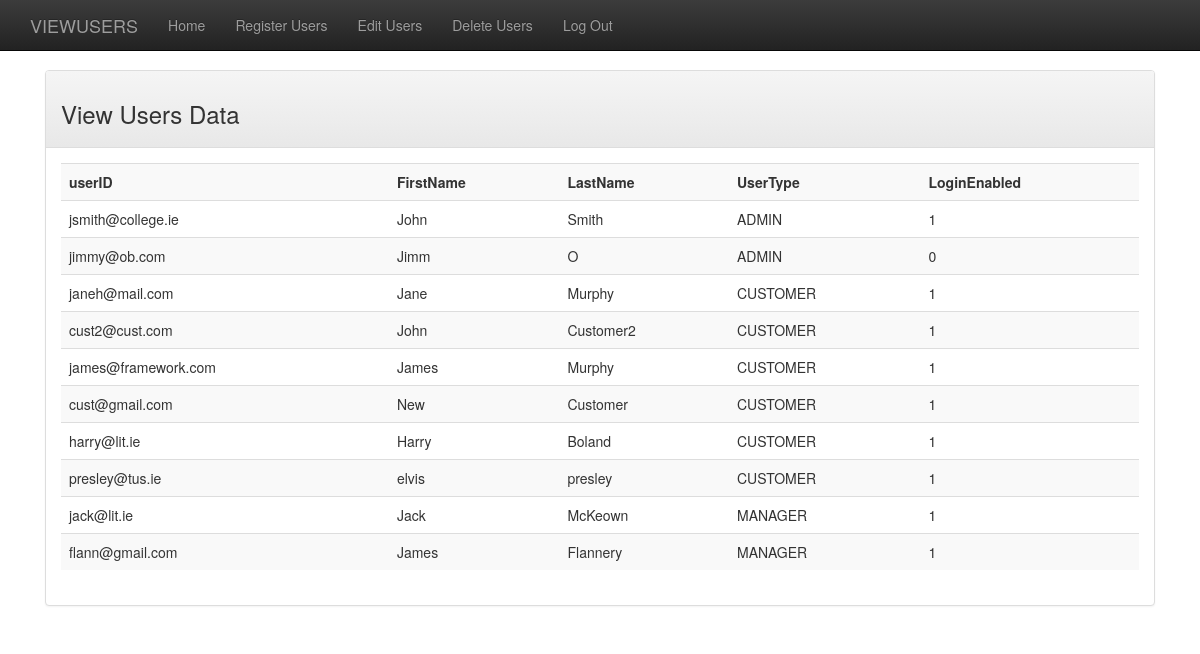
The app's page /index.php?pageID=viewUsers (signed in) with its own data.
### tables this page shows
CREATE TABLE `user` (
  `UserNr` int(11) NOT NULL AUTO_INCREMENT,
  `FirstName` varchar(45) NOT NULL,
  `LastName` varchar(45) NOT NULL,
  `PassWord` varchar(45) DEFAULT NULL,
  `email` varchar(45) NOT NULL,
  `mobile` varchar(45) DEFAULT NULL,
  `idcounty` int(11) NOT NULL,
  `userID` varchar(45) DEFAULT NULL,
  `userTypeNr` int(11) NOT NULL,
  `userEnabled` tinyint(4) DEFAULT 1,
  PRIMARY KEY (`UserNr`),
  UNIQUE KEY `email_UNIQUE` (`email`),
  UNIQUE KEY `userID_UNIQUE` (`userID`),
  KEY `fk_admin_county2_idx` (`idcounty`),
  KEY `fk_user_userType1_idx` (`userTypeNr`),
  CONSTRAINT `fk_admin_county2` FOREIGN KEY (`idcounty`) REFERENCES `county` (`idcounty`) ON DELETE NO ACTION ON UPDATE NO ACTION,
  CONSTRAINT `fk_user_userType1` FOREIGN KEY (`userTypeNr`) REFERENCES `usertype` (`userTypeNr`) ON DELETE NO ACTION ON UPDATE NO ACTION
);

CREATE TABLE `usertype` (
  `userTypeNr` int(11) NOT NULL,
  `userTypeDescr` varchar(45) NOT NULL DEFAULT 'UNKNOWN',
  PRIMARY KEY (`userTypeNr`)
);

### classlib/baseClasses/Controller.php (called while the page is built, shortened)
<?php
abstract class Controller implements ControllerInterface{
    public function run() {
        $this->updateView();
    }
    public function getUserInputs() {
        $this->getArray = filter_input_array(INPUT_GET) ;
    }
}

### classlib/baseClasses/PanelModel.php (called while the page is built, shortened)
<?php
abstract class PanelModel implements PanelModelInterface {
    function __construct($user,$db,$postArray,$pageTitle,$pageHead,$pageID) {
        $this->setPanelHead_1();
        $this->setPanelContent_1();
    }
}

### classlib/baseClasses/TableEntity.php (called while the page is built, shortened)
<?php
class TableEntity {
    function __construct ($databaseConnection,$tableName){
        $this->db=$databaseConnection;
    }
}

### classlib/entities/UserTable.php (called while the page is built, shortened)
<?php
class UserTable extends TableEntity {
     public function getAllRecords($userType=0){
        if($userType){
           $this->SQL = "SELECT userID,FirstName,LastName, ut.userTypeDescr AS UserType, userEnabled AS LoginEnabled FROM user u,usertype ut where u.userTypeNr=ut.userTypeNr and u.userTypeNr=$userType ORDER BY userTypeDescr";
        }
        else{
           $this->SQL = "SELECT userID,FirstName,LastName, ut.userTypeDescr AS UserType, userEnabled AS LoginEnabled FROM user u,usertype ut where u.userTypeNr=ut.userTypeNr ORDER BY userTypeDescr";
        }
        try {
                $rs=$this->db->query($this->SQL);
                if($rs->num_rows){
                    return $rs;
                }
                else{
                    return false;
                }
        } catch (mysqli_sql_exception $e) {
                $this->MySQLiErrorNr=$e->getCode();
                $this->MySQLiErrorMsg=$e->getMessage();
                return false;
            }
    }
}

### classlib/helperClasses/HelperHTML.php (the view, shortened to what this page needs)
<?php
Class HelperHTML {
    public static function generateTABLE($resultSet){
        $table='';
        if($resultSet){
        $i=0;
        $resultSet->data_seek(0);
        $table.= '<table class="table table-striped">';
        while ($row = $resultSet->fetch_assoc()) {
            while ($i===0)
            {   $table.=  '<tr>';
                foreach($row as $key=>$value){
                    $table.=  "<th>$key</th>";
                }
                $table.=  '</tr>';
                $i=1;
            }
            $table.=  '<tr>';
            foreach($row as $value){
                $table.=  "<td>$value</td>";
                }
            $table.=  '</tr>';
        }
        $table.=  '</table>';
        }
        else{
            $table='Sorry - there is no data available matching your query at this time';
        }
        return $table;
    }
}

### controllers/AdminController.php (shortened to what this page needs)
<?php
class AdminController extends Controller  {
    public function updateView() {
        if (isset($this->getArray['pageID'])) {
            switch ($this->getArray['pageID']) {
                case "viewUsers":
                    $contentModel = new AdminManageUsers($this->user,$this->db, $this->postArray ,$this->pageTitle, strtoupper($this->getArray['pageID']),$this->getArray['pageID']);
                    $navigationModel = new NavigationAdmin($this->user, $this->getArray['pageID']);
                    include_once 'views/view_navbar_1_panel.php';
                    break;
            }
        }
    }
}

### models/panelContent/AdminManageUsers.php (shortened to what this page needs)
<?php
class AdminManageUsers extends PanelModel{
    function __construct($user,$db,$postArray,$pageTitle,$pageHead,$pageID){
        parent::__construct($user,$db,$postArray,$pageTitle,$pageHead,$pageID);
    }
    public function setPanelHead_1(){
        switch ($this->pageID) {
            case "viewUsers":
                $this->panelHead_1='<h3>View Users Data</h3>';
                break;
            }
    }
    public function setPanelContent_1(){
        switch ($this->pageID) {
            case "viewUsers":
                $userTable=new UserTable($this->db);
                $rs=$userTable->getAllRecords();
                if ($rs){
                    $this->panelContent_1=HelperHTML::generateTABLE($rs);
                }
                else{
                    $this->panelContent_1="No users data available ";
                }
                break;
            }
    }
}

### models/navigationBarContent/NavigationAdmin.php (shortened to what this page needs)
<?php
class NavigationAdmin implements NavigationInterface {
        protected $loggedin;
        protected $pageID;
	function __construct($user,$pageID) {
            $this->loggedin=$user->getLoggedInState();
            $this->pageID=$pageID;
            $this->setmenuNav();
	}
        public function setmenuNav(){
            $this->menuNav='';
            if($this->loggedin){
                switch ($this->pageID) {
                    case "viewUsers":
                        $this->menuNav.='<li><a href="'.$_SERVER['PHP_SELF'].'?pageID=home">Home</a></li>';
                        $this->menuNav.='<li><a href="'.$_SERVER['PHP_SELF'].'?pageID=registerUsers">Register Users</a></li>';
                        $this->menuNav.='<li><a href="'.$_SERVER['PHP_SELF'].'?pageID=editUsers">Edit Users</a></li>';
                        $this->menuNav.='<li><a href="'.$_SERVER['PHP_SELF'].'?pageID=deleteUsers">Delete Users</a></li>';
                        $this->menuNav.='<li><a href="'.$_SERVER['PHP_SELF'].'?pageID=logout">Log Out</a></li>';
                        break;
                    }
            }
            else{
                header("Location:". $_SERVER['PHP_SELF']);
            }
        }
}

### views/view_navbar_1_panel.php (shortened to what this page needs)
<?php
extract($data);
?>
<!DOCTYPE html>
<html lang="en">
<head>
<link rel="stylesheet" href="https://maxcdn.bootstrapcdn.com/bootstrap/3.3.7/css/bootstrap.min.css"  >
<link rel="stylesheet" href="https://maxcdn.bootstrapcdn.com/bootstrap/3.3.7/css/bootstrap-theme.min.css" >
</head>
<?php	if(CHAT_ENABLED){echo '<body onload="doTimer()">';}else {echo '<body>';}?>
<div class="container">
<nav role="navigation" class="navbar navbar-inverse navbar-fixed-top">
    <div class="container">
        <div class="navbar-header">
            <a href="#" class="navbar-brand"><?php echo $pageHeading?></a>
        </div>
        <div id="navbarCollapse" class="collapse navbar-collapse">
            <ul class="nav navbar-nav">
                <?php echo $menuNav; ?>
            </ul>
        </div>
    </div>
</nav>
<div class="container-fluid">
<div class="row">
    <div class="col-md-12" style="background-color:white;">
            <div class="panel panel-default">
              <div class="panel-heading"><?php echo $panelHead_1; ?></div>
              <div class="panel-body">
                    <?php echo $panelContent_1; ?>
              </div>
            </div>
    </div>
</div>
</div>
</div>

### index.php (shortened to what this page needs)
<?php
include_once 'config/database.php';
include_once 'classlib/baseClasses/Controller.php';
include_once 'classlib/baseClasses/PanelModel.php';
include_once 'classlib/baseClasses/TableEntity.php';
include 'classlib/helperClasses/HelperHTML.php';
include_once 'classlib/entities/UserTable.php';
include_once 'controllers/AdminController.php';
include_once 'models/navigationBarContent/NavigationAdmin.php';
include_once 'models/panelContent/AdminManageUsers.php';
$db = new mysqli($DBServer, $DBUser, $DBPass, $DBName, $DBportNr);
$db->query("SET NAMES 'utf8'");
$session = new Session();
$session->setChatEnabledState(CHAT_ENABLED);
$user = new User($session, $db, ENCRYPT_PW);
if ($user->getLoggedInState()) {
    switch ($user->getUserType()) {
        case "ADMIN":
            $controller = new AdminController($user, $db, PAGE_TITLE);
            break;
    }
} else {
    $controller = new GeneralController($user, $db, PAGE_TITLE);
}
$controller->run();
echo '</body></html>';

### views/view_navbar_1_panel.php (style rules this page uses)
body { padding-top: 70px; }

### records on screen
user: key "userID", key "FirstName", key "LastName", key "UserType", key "LoginEnabled", userID "jsmith@college.ie", FirstName "John", LastName "Smith", userTypeNr.userTypeDescr "ADMIN", userEnabled "1"
user: userID "jimmy@ob.com", FirstName "Jimm", LastName "O", userTypeNr.userTypeDescr "ADMIN", userEnabled "0"
user: userID "janeh@mail.com", FirstName "Jane", LastName "Murphy", userTypeNr.userTypeDescr "CUSTOMER", userEnabled "1"
user: userID "cust2@cust.com", FirstName "John", LastName "Customer2", userTypeNr.userTypeDescr "CUSTOMER", userEnabled "1"
user: userID "james@framework.com", FirstName "James", LastName "Murphy", userTypeNr.userTypeDescr "CUSTOMER", userEnabled "1"
user: userID "cust@gmail.com", FirstName "New", LastName "Customer", userTypeNr.userTypeDescr "CUSTOMER", userEnabled "1"
user: userID "harry@lit.ie", FirstName "Harry", LastName "Boland", userTypeNr.userTypeDescr "CUSTOMER", userEnabled "1"
user: userID "presley@tus.ie", FirstName "elvis", LastName "presley", userTypeNr.userTypeDescr "CUSTOMER", userEnabled "1"
user: userID "jack@lit.ie", FirstName "Jack", LastName "McKeown", userTypeNr.userTypeDescr "MANAGER", userEnabled "1"
user: userID "flann@gmail.com", FirstName "James", LastName "Flannery", userTypeNr.userTypeDescr "MANAGER", userEnabled "1"

### other values on screen
$pageHeading "VIEWUSERS"
